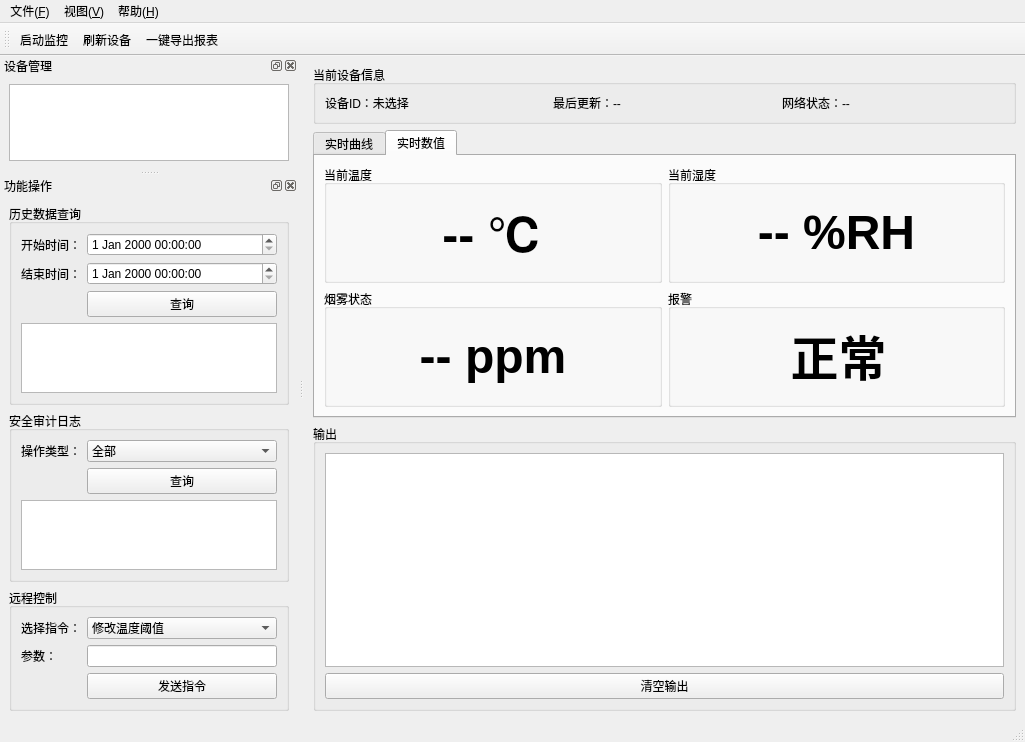
<?xml version="1.0" encoding="UTF-8"?>
<ui version="4.0">
 <class>MainWindow</class>
 <widget class="QMainWindow" name="MainWindow">
  <property name="geometry">
   <rect>
    <x>0</x>
    <y>0</y>
    <width>1025</width>
    <height>742</height>
   </rect>
  </property>
  <property name="windowTitle">
   <string>工业物联网边缘节点安全监控系统</string>
  </property>
  <widget class="QWidget" name="centralwidget">
   <layout class="QVBoxLayout" name="mainVerticalLayout">
    <item>
     <widget class="QGroupBox" name="deviceInfoGroup">
      <property name="title">
       <string>当前设备信息</string>
      </property>
      <layout class="QHBoxLayout" name="deviceInfoLayout">
       <item>
        <widget class="QLabel" name="deviceIdLabel">
         <property name="text">
          <string>设备ID：未选择</string>
         </property>
        </widget>
       </item>
       <item>
        <widget class="QLabel" name="lastUpdateLabel">
         <property name="text">
          <string>最后更新：--</string>
         </property>
        </widget>
       </item>
       <item>
        <widget class="QLabel" name="networkStatusLabel">
         <property name="text">
          <string>网络状态：--</string>
         </property>
        </widget>
       </item>
      </layout>
     </widget>
    </item>
    <item>
     <widget class="QTabWidget" name="monitorTabWidget">
      <property name="currentIndex">
       <number>1</number>
      </property>
      <widget class="QWidget" name="realtimeCurveTab">
       <attribute name="title">
        <string>实时曲线</string>
       </attribute>
       <layout class="QVBoxLayout" name="curveTabLayout">
        <item>
         <widget class="SensorChartWidget" name="chartPlaceholderWidget" native="true">
          <property name="styleSheet">
           <string notr="true">background-color: #f0f0f0;</string>
          </property>
         </widget>
        </item>
       </layout>
      </widget>
      <widget class="QWidget" name="realtimeValueTab">
       <attribute name="title">
        <string>实时数值</string>
       </attribute>
       <layout class="QGridLayout" name="valueTabLayout">
        <item row="0" column="0">
         <widget class="QGroupBox" name="tempGroupBox">
          <property name="title">
           <string>当前温度</string>
          </property>
          <layout class="QVBoxLayout" name="tempLayout">
           <item>
            <widget class="QLabel" name="tempValueLabel">
             <property name="font">
              <font>
               <pointsize>36</pointsize>
               <bold>true</bold>
              </font>
             </property>
             <property name="text">
              <string>-- ℃</string>
             </property>
             <property name="alignment">
              <set>Qt::AlignmentFlag::AlignCenter</set>
             </property>
            </widget>
           </item>
          </layout>
         </widget>
        </item>
        <item row="0" column="1">
         <widget class="QGroupBox" name="humidityGroupBox">
          <property name="title">
           <string>当前湿度</string>
          </property>
          <layout class="QVBoxLayout" name="humidityLayout">
           <item>
            <widget class="QLabel" name="humidityValueLabel">
             <property name="font">
              <font>
               <pointsize>36</pointsize>
               <bold>true</bold>
              </font>
             </property>
             <property name="text">
              <string>-- %RH</string>
             </property>
             <property name="alignment">
              <set>Qt::AlignmentFlag::AlignCenter</set>
             </property>
            </widget>
           </item>
          </layout>
         </widget>
        </item>
        <item row="1" column="0">
         <widget class="QGroupBox" name="gasGroupBox">
          <property name="title">
           <string>烟雾状态</string>
          </property>
          <layout class="QVBoxLayout" name="gasLayout">
           <item>
            <widget class="QLabel" name="gasValueLabel">
             <property name="font">
              <font>
               <pointsize>36</pointsize>
               <bold>true</bold>
              </font>
             </property>
             <property name="text">
              <string>-- ppm</string>
             </property>
             <property name="alignment">
              <set>Qt::AlignmentFlag::AlignCenter</set>
             </property>
            </widget>
           </item>
          </layout>
         </widget>
        </item>
        <item row="1" column="1">
         <widget class="QGroupBox" name="alarmGroupBox">
          <property name="title">
           <string>报警</string>
          </property>
          <widget class="QLabel" name="isAlarmLabel">
           <property name="geometry">
            <rect>
             <x>10</x>
             <y>20</y>
             <width>321</width>
             <height>91</height>
            </rect>
           </property>
           <property name="font">
            <font>
             <pointsize>36</pointsize>
             <bold>true</bold>
            </font>
           </property>
           <property name="text">
            <string>正常</string>
           </property>
           <property name="alignment">
            <set>Qt::AlignmentFlag::AlignCenter</set>
           </property>
          </widget>
         </widget>
        </item>
       </layout>
      </widget>
     </widget>
    </item>
    <item>
     <widget class="QGroupBox" name="outcomesGroupBox">
      <property name="title">
       <string>输出</string>
      </property>
      <layout class="QVBoxLayout" name="alarmLayout">
       <item>
        <widget class="QTextEdit" name="outputTextEdit">
         <property name="readOnly">
          <bool>true</bool>
         </property>
        </widget>
       </item>
       <item>
        <widget class="QPushButton" name="clearEditBtn">
         <property name="text">
          <string>清空输出</string>
         </property>
        </widget>
       </item>
      </layout>
     </widget>
    </item>
   </layout>
  </widget>
  <widget class="QMenuBar" name="menubar">
   <property name="geometry">
    <rect>
     <x>0</x>
     <y>0</y>
     <width>1025</width>
     <height>21</height>
    </rect>
   </property>
   <widget class="QMenu" name="fileMenu">
    <property name="title">
     <string>文件(&amp;F)</string>
    </property>
    <addaction name="exportDataAct"/>
    <addaction name="exportLogAct"/>
    <addaction name="exitAct"/>
   </widget>
   <widget class="QMenu" name="viewMenu">
    <property name="title">
     <string>视图(&amp;V)</string>
    </property>
    <addaction name="toggleDevicePanelAct"/>
    <addaction name="toggleControlPanelAct"/>
   </widget>
   <widget class="QMenu" name="helpMenu">
    <property name="title">
     <string>帮助(&amp;H)</string>
    </property>
    <addaction name="aboutAct"/>
   </widget>
   <addaction name="fileMenu"/>
   <addaction name="viewMenu"/>
   <addaction name="helpMenu"/>
  </widget>
  <widget class="QToolBar" name="mainToolBar">
   <attribute name="toolBarArea">
    <enum>TopToolBarArea</enum>
   </attribute>
   <attribute name="toolBarBreak">
    <bool>false</bool>
   </attribute>
   <addaction name="toggleMonitorAct"/>
   <addaction name="refreshDeviceAct"/>
   <addaction name="exportReportAct"/>
  </widget>
  <widget class="QStatusBar" name="statusbar"/>
  <widget class="QDockWidget" name="deviceDockWidget">
   <property name="windowTitle">
    <string>设备管理</string>
   </property>
   <attribute name="dockWidgetArea">
    <number>1</number>
   </attribute>
   <widget class="QWidget" name="deviceDockContents">
    <layout class="QVBoxLayout" name="deviceDockLayout">
     <item>
      <widget class="QListWidget" name="deviceListWidget">
       <property name="layoutDirection">
        <enum>Qt::LayoutDirection::LeftToRight</enum>
       </property>
      </widget>
     </item>
    </layout>
   </widget>
  </widget>
  <widget class="QDockWidget" name="controlDockWidget">
   <property name="windowTitle">
    <string>功能操作</string>
   </property>
   <attribute name="dockWidgetArea">
    <number>1</number>
   </attribute>
   <widget class="QWidget" name="controlDockContents">
    <layout class="QVBoxLayout" name="controlDockLayout">
     <item>
      <widget class="QGroupBox" name="historyQueryGroup">
       <property name="title">
        <string>历史数据查询</string>
       </property>
       <layout class="QFormLayout" name="historyQueryLayout">
        <item row="0" column="0">
         <widget class="QLabel" name="startDateLabel">
          <property name="text">
           <string>开始时间：</string>
          </property>
         </widget>
        </item>
        <item row="0" column="1">
         <widget class="QDateTimeEdit" name="startDateTimeEdit"/>
        </item>
        <item row="1" column="0">
         <widget class="QLabel" name="endDateLabel">
          <property name="text">
           <string>结束时间：</string>
          </property>
         </widget>
        </item>
        <item row="1" column="1">
         <widget class="QDateTimeEdit" name="endDateTimeEdit"/>
        </item>
        <item row="2" column="1">
         <widget class="QPushButton" name="queryHistoryBtn">
          <property name="text">
           <string>查询</string>
          </property>
         </widget>
        </item>
        <item row="3" column="0" colspan="2">
         <widget class="QTableWidget" name="historyTableWidget">
          <property name="editTriggers">
           <set>QAbstractItemView::EditTrigger::NoEditTriggers</set>
          </property>
          <property name="dragDropOverwriteMode">
           <bool>false</bool>
          </property>
         </widget>
        </item>
       </layout>
      </widget>
     </item>
     <item>
      <widget class="QGroupBox" name="logQueryGroup">
       <property name="title">
        <string>安全审计日志</string>
       </property>
       <layout class="QFormLayout" name="logQueryLayout">
        <item row="0" column="0">
         <widget class="QLabel" name="logTypeLabel">
          <property name="text">
           <string>操作类型：</string>
          </property>
         </widget>
        </item>
        <item row="0" column="1">
         <widget class="QComboBox" name="logTypeCombo">
          <item>
           <property name="text">
            <string>全部</string>
           </property>
          </item>
          <item>
           <property name="text">
            <string>设备上线</string>
           </property>
          </item>
          <item>
           <property name="text">
            <string>下发指令</string>
           </property>
          </item>
          <item>
           <property name="text">
            <string>报警事件</string>
           </property>
          </item>
         </widget>
        </item>
        <item row="1" column="1">
         <widget class="QPushButton" name="queryLogBtn">
          <property name="text">
           <string>查询</string>
          </property>
         </widget>
        </item>
        <item row="2" column="0" colspan="2">
         <widget class="QTableWidget" name="logTableWidget">
          <property name="editTriggers">
           <set>QAbstractItemView::EditTrigger::NoEditTriggers</set>
          </property>
         </widget>
        </item>
       </layout>
      </widget>
     </item>
     <item>
      <widget class="QGroupBox" name="remoteControlGroup">
       <property name="title">
        <string>远程控制</string>
       </property>
       <layout class="QFormLayout" name="remoteControlLayout">
        <item row="0" column="0">
         <widget class="QLabel" name="commandLabel">
          <property name="text">
           <string>选择指令：</string>
          </property>
         </widget>
        </item>
        <item row="0" column="1">
         <widget class="QComboBox" name="commandCombo">
          <item>
           <property name="text">
            <string>修改温度阈值</string>
           </property>
          </item>
          <item>
           <property name="text">
            <string>修改湿度阈值</string>
           </property>
          </item>
          <item>
           <property name="text">
            <string>重启采集程序</string>
           </property>
          </item>
         </widget>
        </item>
        <item row="1" column="0">
         <widget class="QLabel" name="paramLabel">
          <property name="text">
           <string>参数：</string>
          </property>
         </widget>
        </item>
        <item row="1" column="1">
         <widget class="QLineEdit" name="paramLineEdit"/>
        </item>
        <item row="2" column="1">
         <widget class="QPushButton" name="sendCommandBtn">
          <property name="text">
           <string>发送指令</string>
          </property>
         </widget>
        </item>
       </layout>
      </widget>
     </item>
    </layout>
   </widget>
  </widget>
  <action name="exportDataAct">
   <property name="text">
    <string>导出历史数据</string>
   </property>
   <property name="menuRole">
    <enum>QAction::MenuRole::NoRole</enum>
   </property>
  </action>
  <action name="exportLogAct">
   <property name="text">
    <string>导出审计日志</string>
   </property>
   <property name="menuRole">
    <enum>QAction::MenuRole::NoRole</enum>
   </property>
  </action>
  <action name="exitAct">
   <property name="text">
    <string>退出系统</string>
   </property>
   <property name="menuRole">
    <enum>QAction::MenuRole::NoRole</enum>
   </property>
  </action>
  <action name="toggleDevicePanelAct">
   <property name="checkable">
    <bool>true</bool>
   </property>
   <property name="text">
    <string>隐藏设备面板</string>
   </property>
   <property name="menuRole">
    <enum>QAction::MenuRole::NoRole</enum>
   </property>
  </action>
  <action name="toggleControlPanelAct">
   <property name="checkable">
    <bool>true</bool>
   </property>
   <property name="text">
    <string>隐藏操作面板</string>
   </property>
   <property name="menuRole">
    <enum>QAction::MenuRole::NoRole</enum>
   </property>
  </action>
  <action name="aboutAct">
   <property name="text">
    <string>关于系统</string>
   </property>
   <property name="menuRole">
    <enum>QAction::MenuRole::NoRole</enum>
   </property>
  </action>
  <action name="refreshDeviceAct">
   <property name="text">
    <string>刷新设备</string>
   </property>
   <property name="menuRole">
    <enum>QAction::MenuRole::NoRole</enum>
   </property>
  </action>
  <action name="toggleMonitorAct">
   <property name="checkable">
    <bool>true</bool>
   </property>
   <property name="text">
    <string>启动监控</string>
   </property>
   <property name="menuRole">
    <enum>QAction::MenuRole::NoRole</enum>
   </property>
  </action>
  <action name="exportReportAct">
   <property name="text">
    <string>一键导出报表</string>
   </property>
   <property name="menuRole">
    <enum>QAction::MenuRole::NoRole</enum>
   </property>
  </action>
 </widget>
 <customwidgets>
  <customwidget>
   <class>SensorChartWidget</class>
   <extends>QWidget</extends>
   <header>src/widgets/SensorChartWidget.h</header>
   <container>1</container>
  </customwidget>
 </customwidgets>
 <resources/>
 <connections/>
</ui>
